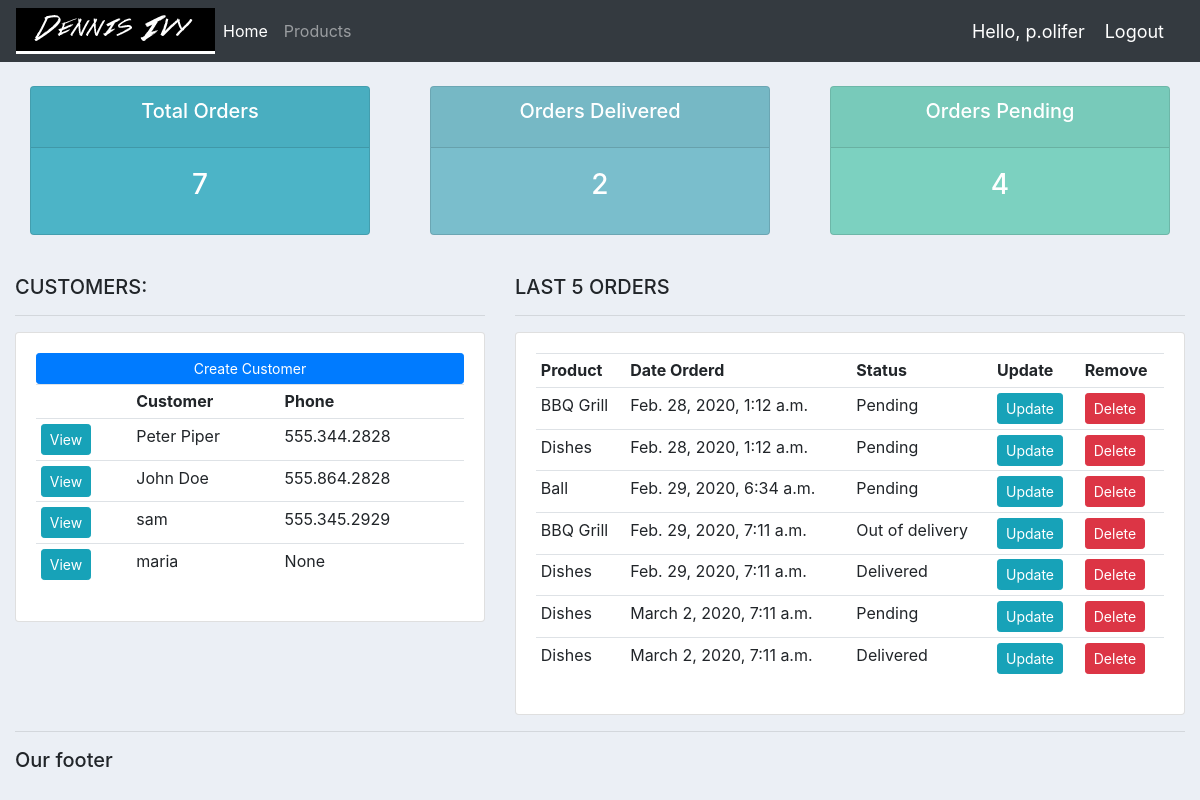
The app's page / (signed in) with its own data.
### accounts/models.py (models this page shows, shortened)
class Customer(models.Model):
    user = models.OneToOneField(User, null=True, on_delete=models.CASCADE)
    name = models.CharField(max_length=200, null=True)
    phone = models.CharField(max_length=200, null=True)
    email = models.CharField(max_length=200, null=True)
    profile_pic = models.ImageField(default='profile1.png', null=True, blank=True)
    date_created = models.DateTimeField(auto_now_add=True, null=True)

class Order(models.Model):
    STATUS = (
        ('Pending', 'Pending'),
        ('Out of delivery', 'Out of delivery'),
        ('Delivered', 'Delivered')
    )
    customer = models.ForeignKey(Customer, null=True, on_delete=models.SET_NULL)
    product = models.ForeignKey(Product, null=True, on_delete=models.SET_NULL)
    date_created = models.DateTimeField(auto_now_add=True, null=True)
    status = models.CharField(max_length=200, null=True, choices=STATUS)
    note = models.CharField(max_length=200, null=True)

class Product(models.Model):
    CATEGORY = (
        ('Indoor', 'Indoor'),
        ('Out door', 'Out door')
    )
    name = models.CharField(max_length=200, null=True)
    price = models.FloatField(null=True)
    category = models.CharField(max_length=200, null=True, choices=CATEGORY)
    description = models.CharField(max_length=200, null=True, blank=True)
    date_created = models.DateTimeField(auto_now_add=True, null=True)
    tags = models.ManyToManyField(Tag)
    def __str__(self):
        return self.name

### accounts/decorators.py (the view)
    def wrapper_func(request, *args, **kwargs):
        group = None
        if request.user.groups.exists():
            group = request.user.groups.all()[0].name
        if group == 'customer':
            return redirect('user-page')
        if group == 'admin':
            return view_func(request, *args, **kwargs)

### accounts/views.py (called while the page is built)
@login_required(login_url='login')
@admin_only
def home(request):
    orders = Order.objects.all()
    customers = Customer.objects.all()
    total_customers = customers.count()
    total_orders = orders.count()
    delivered = orders.filter(status='Delivered').count()
    pending = orders.filter(status='Pending').count()
    context = {
        'orders': orders,
        'customers': customers,
        'total_customers': total_customers,
        'total_orders': total_orders,
        'delivered': delivered,
        'pending': pending
    }
    return render(request, 'accounts/dashboard.html', context)

### templates/accounts/dashboard.html
{% extends 'accounts/main.html' %}
{% block content %}
{%  include 'accounts/status.html' %}
<br>
<div class="row">
	<div class="col-md-5">
		<h5>CUSTOMERS:</h5>
		<hr>
		<div class="card card-body">
			<a class="btn btn-primary  btn-sm btn-block" href="">Create Customer</a>
			<table class="table table-sm">
				<tr>
					<th></th>
					<th>Customer</th>
					<th>Phone</th>
				</tr>
				{% for c in customers %}
					<tr>
						<td><a class="btn btn-sm btn-info" href="{% url 'customer' c.id %}">View</a></td>
						<td>{{ c.name }}</td>
						<td>{{ c.phone }}</td>
					</tr>
				{% endfor %}
			</table>
		</div>
	</div>
	<div class="col-md-7">
		<h5>LAST 5 ORDERS</h5>
		<hr>
		<div class="card card-body">
			<table class="table table-sm">
				<tr>
					<th>Product</th>
					<th>Date Orderd</th>
					<th>Status</th>
					<th>Update</th>
					<th>Remove</th>
				</tr>
				{% for o in orders %}
					<tr>
						<td>{{ o.product }}</td>
						<td>{{ o.date_created }}</td>
						<td>{{ o.status }}</td>
						<td><a class="btn btn-sm btn-info" href="{% url 'update_order' o.id %}">Update</a></td>
						<td><a class="btn btn-sm btn-danger" href="{% url 'delete_order' o.id %}">Delete</a></td>
					</tr>
				{% endfor %}
			</table>
		</div>
	</div>
</div>
{% endblock %}

### templates/accounts/navbar.html (shortened to what this page needs)
{% load static %}
<nav class="navbar navbar-expand-lg navbar-dark bg-dark">
  <img src="{% static 'images/logo.png' %}">
  <div class="collapse navbar-collapse" id="navbarNav">
    <ul class="navbar-nav">
      {% if request.user.is_staff %}
        <li class="nav-item active">
          <a class="nav-link" href="{% url 'home' %}">Home</a>
        </li>
        <li class="nav-item">
          <a class="nav-link" href="{% url 'products' %}">Products</a>
        </li>
      {% else %}
        <li class="nav-item">
          <a class="nav-link" href="{% url 'account' %}">Settings</a>
        </li>
      {% endif %}
    </ul>
  </div>
  <span class="hello-msg">Hello, {{ request.user }}</span>
  <span><a class="hello-msg" href="{% url 'logout' %}">Logout</a></span>
</nav>

### static/css/main.css (style rules this page uses)
body { background-color: #ebeff5; }

### templates/accounts/navbar.html (style rules this page uses)
.hello-msg { font-size: 18px; color: #fff; margin-right: 20px; }

### records on screen
Customer: name "Peter Piper", phone "555.344.2828"
Customer: name "John Doe", phone "555.864.2828"
Customer: name "sam", phone "555.345.2929"
Customer: name "maria", phone "None"
Order: product "BBQ Grill", date_created "Feb. 28, 2020, 1:12 a.m.", status "Pending"
Order: product "Dishes", date_created "Feb. 28, 2020, 1:12 a.m.", status "Pending"
Order: product "Ball", date_created "Feb. 29, 2020, 6:34 a.m.", status "Pending"
Order: product "BBQ Grill", date_created "Feb. 29, 2020, 7:11 a.m.", status "Out of delivery"
Order: product "Dishes", date_created "Feb. 29, 2020, 7:11 a.m.", status "Delivered"
Order: product "Dishes", date_created "March 2, 2020, 7:11 a.m.", status "Pending"
Order: product "Dishes", date_created "March 2, 2020, 7:11 a.m.", status "Delivered"

### other values on screen
{{ request.user }} "p.olifer"
{{ total_orders }} "7"
{{ delivered }} "2"
{{ pending }} "4"
